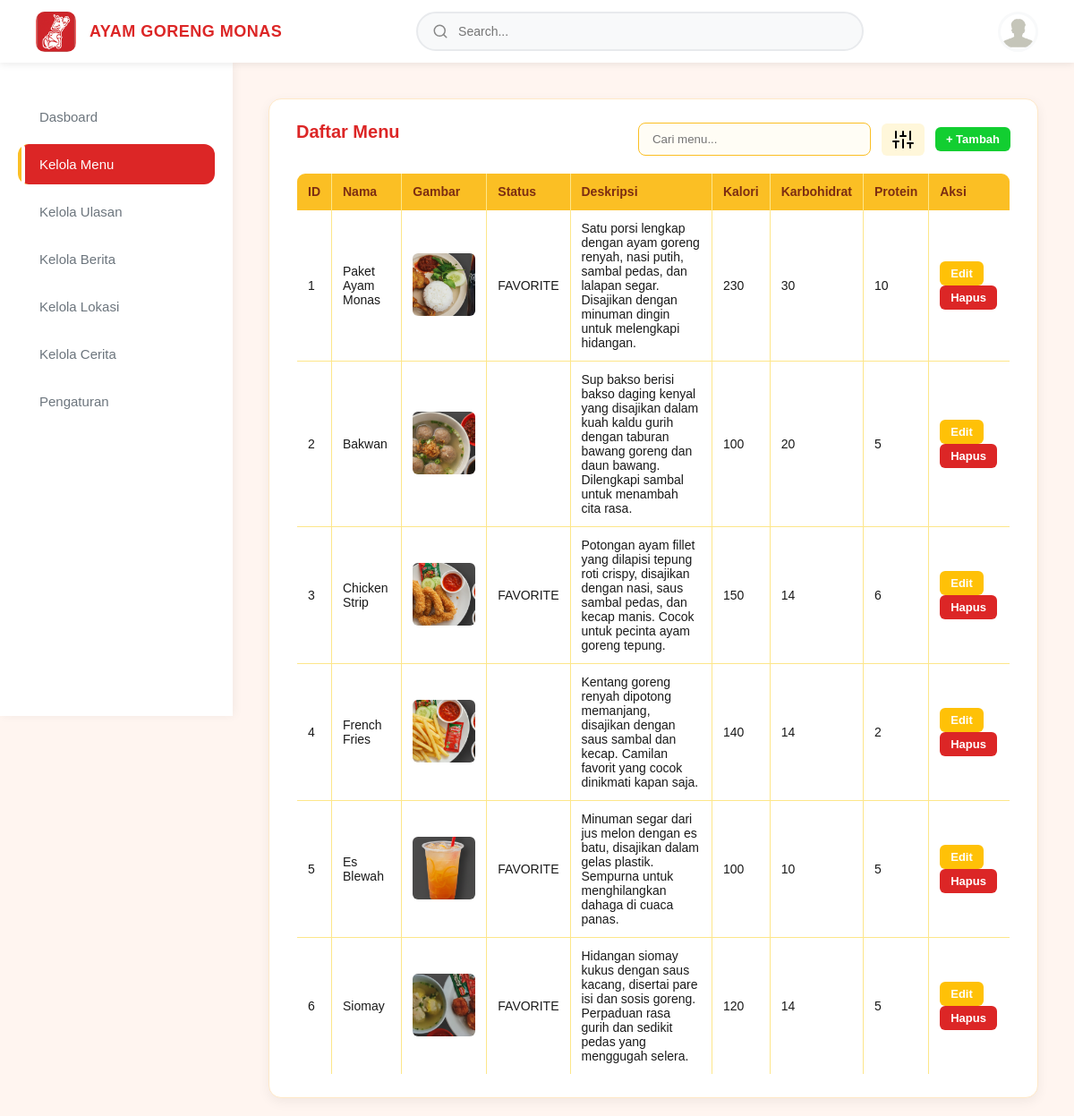
/Admin/menu/manage_menu.php, run on the app's committed database.
### tables this page shows
CREATE TABLE `menu` (
  `id` int NOT NULL,
  `nama` varchar(50) NOT NULL,
  `gambar` varchar(100) NOT NULL,
  `status` varchar(20) DEFAULT NULL,
  `deskripsi` text,
  `karbohidrat` int DEFAULT NULL,
  `kalori` int DEFAULT NULL,
  `protein` int DEFAULT NULL
);

### Admin/menu/manage_menu.php (the view, shortened to what this page needs)
<?php
$conn = mysqli_connect("localhost", "root", "", "ayamgoreng_monas");
?>
<!DOCTYPE html>
<html lang="en">
  <head>
    <link rel="stylesheet" href="../style_admin/manage_menu.css" />
  </head>
  <body>
    <?php
    include "../layout/header_admin.php";
    include "../layout/sidebar_admin.php";
    ?>
    <section class="main-content">
      <div class="table-section">
        <div class="table-header">
          <h2>Daftar Menu</h2>
          <div class="table-tools">
            <input type="text" placeholder="Cari menu..." class="search-menu">
            <button class="filter-btn">
              <i data-feather="sliders"></i>
            </button>
            <a href="tambah_menu.php">
              <button class="add-btn">+ Tambah</button>
            </a>
          </div>
        </div>
        <table border="1" cellpadding="8">
          <tr>
            <th>ID</th>
            <th>Nama</th>
            <th>Gambar</th>
            <th>Status</th>
            <th>Deskripsi</th>
            <th>Kalori</th>
            <th>Karbohidrat</th>
            <th>Protein</th>
            <th>Aksi</th>
          </tr>
          <?php
          $result = mysqli_query($conn, "SELECT * FROM menu");
          while ($row = mysqli_fetch_assoc($result)) {
            $namaMenu = htmlspecialchars($row['nama'], ENT_QUOTES);
            echo "<tr>";
            echo "<td>{$row['id']}</td>";
            echo "<td>{$row['nama']}</td>";
            echo "<td><img class='menu-img' src='../../Source/Daftar menu/{$row['gambar']}'></td>";
            echo "<td>{$row['status']}</td>";
            echo "<td>{$row['deskripsi']}</td>";
            echo "<td>{$row['kalori']}</td>";
            echo "<td>{$row['karbohidrat']}</td>";
            echo "<td>{$row['protein']}</td>";
            echo "<td>
                    <a href='edit_menu.php?id={$row['id']}'><button class='edit-btn'>Edit</button></a>
                    <button class='delete-btn' onclick=\"showDeleteConfirmation({$row['id']}, '{$namaMenu}', 'menu')\">Hapus</button>
                  </td>";
            echo "</tr>";
          }
          ?>
        </table>
      </div>
    </section>
  </body>
</html>

### Admin/layout/header_admin.php (shortened to what this page needs)
<section class="navbar">
  <div class="header-left">
    <div class="restaurant-logo">
      <img src="../../Source/Logo.png" alt="restaurant-logo" />
    </div>
    <div class="restaurant-name">AYAM GORENG MONAS</div>
  </div>
  <div class="search-bar">
    <input type="text" placeholder="Search..." />
  </div>
  <div class="header-right">
    <div class="profile" id="profileBtn">
      <img src="../../Source/admin.png" alt="admin-profile" />
    </div>
  </div>
</section>

### Admin/layout/sidebar_admin.php
<?php
$current_page = basename($_SERVER['PHP_SELF']);
?>
<section class="sidebar">
  <ul class="sidebar-menu">
    <li class="dashboard <?php if ($current_page == 'dashboard_admin.php') {echo 'active';} ?>">
      <a href="../dashboard/dashboard_admin.php">Dasboard</a>
    </li>
    <li class="manage-menu <?php if ($current_page == 'manage_menu.php') {echo 'active';} ?>">
      <a href="../menu/manage_menu.php">Kelola Menu</a>
    </li>
    <li class="manage-review <?php if ($current_page == 'manage_reviews.php') {echo 'active';} ?>">
      <a href="../ulasan/manage_reviews.php">Kelola Ulasan</a>
    </li>
    <li class="manage berita <?php if ($current_page == 'manage_berita.php') {echo 'active';} ?>">
      <a href="../berita/manage_berita.php">Kelola Berita</a>
    </li>
    <li class="manage lokasi <?php if ($current_page == 'manage_lokasi.php') {echo 'active';} ?>">
      <a href="../lokasi/manage_lokasi.php">Kelola Lokasi</a>
    </li>
    <li class="manage story <?php if ($current_page == 'manage_story.php') {echo 'active';} ?>">
      <a href="../story/manage_story.php">Kelola Cerita</a>
    </li>
    <li class="settings <?php if ($current_page == 'settings.php') {echo 'active';} ?>">
      <a href="../konten_Web/manage_konten.php">Pengaturan</a>
    </li>
  </ul>
</section>

### data on the page
menu: id "1", nama "Paket Ayam Monas", gambar (picture), status "FAVORITE", deskripsi "Satu porsi lengkap dengan ayam goreng renyah, nasi putih, sambal pedas, dan lalapan segar. Disajikan dengan minuman dingin untuk melengkapi hidangan.", kalori "230", karbohidrat "30", protein "10"
menu: id "2", nama "Bakwan", gambar (picture), deskripsi "Sup bakso berisi bakso daging kenyal yang disajikan dalam kuah kaldu gurih dengan taburan bawang goreng dan daun bawang. Dilengkapi sambal untuk menambah cita rasa.", kalori "100", karbohidrat "20", protein "5"
menu: id "3", nama "Chicken Strip", gambar (picture), status "FAVORITE", deskripsi "Potongan ayam fillet yang dilapisi tepung roti crispy, disajikan dengan nasi, saus sambal pedas, dan kecap manis. Cocok untuk pecinta ayam goreng tepung.", kalori "150", karbohidrat "14", protein "6"
menu: id "4", nama "French Fries", gambar (picture), deskripsi "Kentang goreng renyah dipotong memanjang, disajikan dengan saus sambal dan kecap. Camilan favorit yang cocok dinikmati kapan saja.", kalori "140", karbohidrat "14", protein "2"
menu: id "5", nama "Es Blewah", gambar (picture), status "FAVORITE", deskripsi "Minuman segar dari jus melon dengan es batu, disajikan dalam gelas plastik. Sempurna untuk menghilangkan dahaga di cuaca panas.", kalori "100", karbohidrat "10", protein "5"
menu: id "6", nama "Siomay", gambar (picture), status "FAVORITE", deskripsi "Hidangan siomay kukus dengan saus kacang, disertai pare isi dan sosis goreng. Perpaduan rasa gurih dan sedikit pedas yang menggugah selera.", kalori "120", karbohidrat "14", protein "5"
